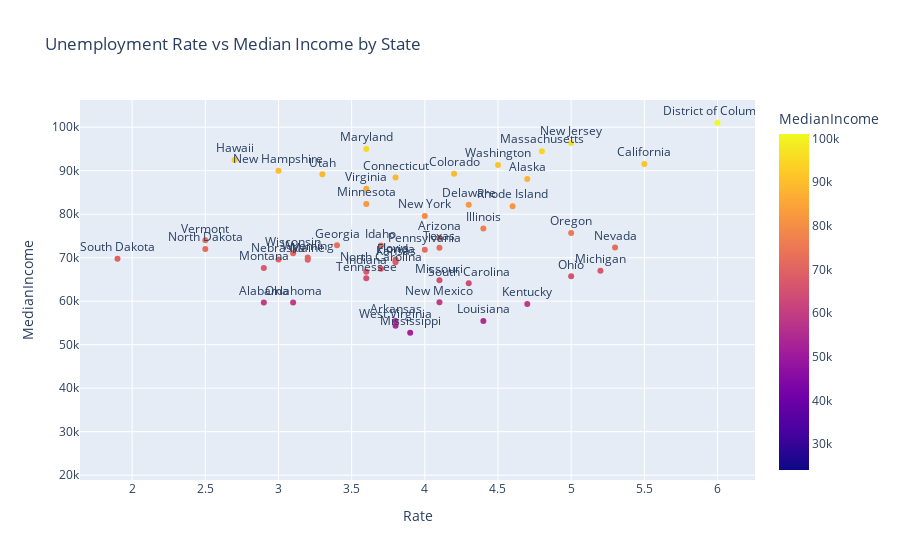

Write notebook code for a chart like this one.
### Markdown cell above
### 📊 Insight: Correlation Matrix – Education, Income, and Employment

The matrix reveals a **strong positive correlation (0.68)** between **Median Income** and **Median Earnings**, suggesting that higher individual earnings align closely with overall household wealth. Education levels show a **moderate correlation** with both income and employment rate, indicating that while education contributes to economic prosperity, it interacts with other regional factors such as industry structure and cost of living.

### Code cell
# 3️⃣ Visualization: Employment vs Income (Plotly)
fig = px.scatter(merged, x='Rate', y='MedianIncome', text='State', color='MedianIncome', color_continuous_scale='Plasma',
                 title='Unemployment Rate vs Median Income by State')
fig.update_traces(textposition='top center'); fig.show()

### Figure 1 — Plotly figure (JSON) as saved in the notebook; plotly's stock layout.template omitted (floating-point values rounded to 4 significant figures)
{"data": [{"hovertemplate": "Rate=%{x}<br>MedianIncome=%{marker.color}<br>State=%{text}<extra></extra>", "legendgroup": "", "marker": {"color": [59674, 88121, 74568, 55432, 91551, 89302, 88429, 82174, 101027, 69303, 72837, 92458, 72785, 76708, 66785, 69588, 68925, 59341, 55416, 69543, 94991, 94488, 66986, 82338, 52719, 64811, 67631, 69597, 72333, 89992, 96346, 59726, 79557, 67481, 71970, 65720, 59673, 75657, 71798, 81854, 64115, 69728, 65254, 72284, 89168, 73991, 85873, 91306, 54329, 70996, 70042, 24112], "coloraxis": "coloraxis", "symbol": "circle"}, "mode": "markers+text", "name": "", "orientation": "v", "showlegend": false, "text": ["Alabama", "Alaska", "Arizona", "Arkansas", "California", "Colorado", "Connecticut", "Delaware", "District of Columbia", "Florida", "Georgia", "Hawaii", "Idaho", "Illinois", "Indiana", "Iowa", "Kansas", "Kentucky", "Louisiana", "Maine", "Maryland", "Massachusetts", "Michigan", "Minnesota", "Mississippi", "Missouri", "Montana", "Nebraska", "Nevada", "New Hampshire", "New Jersey", "New Mexico", "New York", "North Carolina", "North Dakota", "Ohio", "Oklahoma", "Oregon", "Pennsylvania", "Rhode Island", "South Carolina", "South Dakota", "Tennessee", "Texas", "Utah", "Vermont", "Virginia", "Washington", "West Virginia", "Wisconsin", "Wyoming", "Puerto Rico"], "textposition": "top center", "type": "scatter", "x": [2.9, 4.7, 4.1, 3.8, 5.5, 4.2, 3.8, 4.3, 6.0, 3.8, 3.4, 2.7, 3.7, 4.4, 3.6, 3.8, 3.8, 4.7, 4.4, 3.2, 3.6, 4.8, 5.2, 3.6, 3.9, 4.1, 2.9, 3.0, 5.3, 3.0, 5.0, 4.1, 4.0, 3.7, 2.5, 5.0, 3.1, 5.0, 4.0, 4.6, 4.3, 1.9, 3.6, 4.1, 3.3, 2.5, 3.6, 4.5, 3.8, 3.1, 3.2, NaN], "xaxis": "x", "y": [59674, 88121, 74568, 55432, 91551, 89302, 88429, 82174, 101027, 69303, 72837, 92458, 72785, 76708, 66785, 69588, 68925, 59341, 55416, 69543, 94991, 94488, 66986, 82338, 52719, 64811, 67631, 69597, 72333, 89992, 96346, 59726, 79557, 67481, 71970, 65720, 59673, 75657, 71798, 81854, 64115, 69728, 65254, 72284, 89168, 73991, 85873, 91306, 54329, 70996, 70042, 24112], "yaxis": "y"}], "layout": {"coloraxis": {"colorbar": {"title": {"text": "MedianIncome"}}, "colorscale": [[0, "#0d0887"], [0.1111, "#46039f"], [0.2222, "#7201a8"], [0.3333, "#9c179e"], [0.4444, "#bd3786"], [0.5556, "#d8576b"], [0.6667, "#ed7953"], [0.7778, "#fb9f3a"], [0.8889, "#fdca26"], [1, "#f0f921"]]}, "legend": {"tracegroupgap": 0}, "title": {"text": "Unemployment Rate vs Median Income by State"}, "xaxis": {"anchor": "y", "domain": [0, 1], "title": {"text": "Rate"}}, "yaxis": {"anchor": "x", "domain": [0, 1], "title": {"text": "MedianIncome"}}}}
